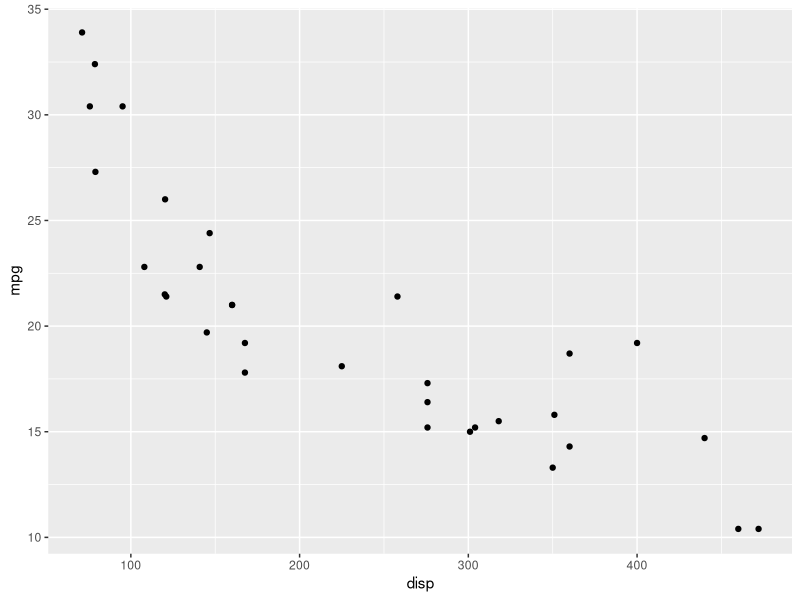
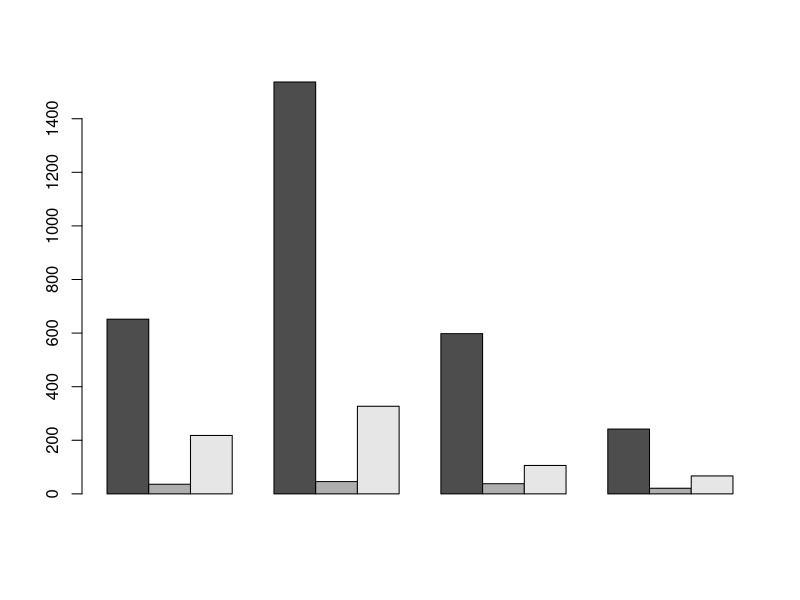

Generate these figures, in order, with R: (Note: this script raises an error after producing the figures.)
# Lista de Exercícios - Capítulo 4

# Obs: Caso tenha problemas com a acentuação, consulte este link:
# https://support.rstudio.com/hc/en-us/articles/200532197-Character-Encoding

# Configurando o diretório de trabalho
# Coloque entre aspas o diretório de trabalho que você está usando no seu computador
# Não use diretórios com espaço no nome
setwd("d:/Projetos/datascience/RFundamentos/Cap04")
getwd()

# Exercicio 1 - Crie uma função que receba os dois vetores abaixo como parâmetro, 
# converta-os em um dataframe e imprima no console
vec1 <- (10:13)
vec2 <- c("a", "b", "c", "d")
#------------------------------------------------------------------------------

myfunc <- function(a, b){
  df <- data.frame(cbind(a, b))
  print(df)
}

myfunc(vec1, vec2)


# Exercicio 2 - Crie uma matriz com 4 linhas e 4 colunas preenchida com 
# números inteiros e calcule a média de cada linha
#------------------------------------------------------------------------------

matriz <- matrix(1:16, nrow = 4, byrow = T)
matriz
apply(matriz, 1, mean)

# Exercicio 3 - Considere o dataframe abaixo. 
# Calcule a média por disciplina e depois calcule a média de apenas uma disciplina
escola <- data.frame(Aluno = c('Alan', 'Alice', 'Alana', 'Aline', 'Alex', 'Ajay'),
                     Matematica = c(90, 80, 85, 87, 56, 79),
                     Geografia = c(100, 78, 86, 90, 98, 67),
                     Quimica = c(76, 56, 89, 90, 100, 87))
#------------------------------------------------------------------------------

escola
apply(escola[,c(2,3,4)], 2, mean)

mean(escola$Matematica)
# OU
apply(escola[,c(2), drop=F], 2, mean)

# Exercicio 4 - Crie uma lista com 3 elementos, todos numéricos 
# e calcule a soma de todos os elementos da lista
#------------------------------------------------------------------------------

lista <- list(a = 1:3, b = 6:20, c = 2:10)
lista
do.call(sum, lista)

# Exercicio 5 - Transforme a lista anterior um vetor
#------------------------------------------------------------------------------

vetor <- unlist(lista)
vetor
typeof(vetor)
class(vetor)

# Exercicio 6 - Considere a string abaixo. Substitua a palavra "textos" por "frases"
str <- c("Expressoes", "regulares", "em linguagem R", 
         "permitem a busca de padroes", "e exploracao de textos",
         "podemos buscar padroes em digitos",
         "como por exemplo",
         "10992451280")
#------------------------------------------------------------------------------

novaStr <- gsub("textos", "frases", str)
novaStr

# Exercicio 7 - Usando o dataset mtcars, crie um gráfico com ggplot do tipo 
# scatter plot. Use as colunas disp e mpg nos eixos x e y respectivamente
#------------------------------------------------------------------------------

library(ggplot2)
head(mtcars)
ggplot(mtcars, aes(x = disp, y = mpg)) + 
  geom_point()

# Exercicio 8 - Considere a matriz abaixo.
# Crie um bar plot que represente os dados em barras individuais.
mat1 <- matrix(c(652,1537,598,242,36,46,38,21,218,327,106,67), nrow = 3, byrow = T)
#------------------------------------------------------------------------------

barplot(mat1, beside = T)
  
# Exercício 9 - Qual o erro do código abaixo?
data(diamonds)
ggplot(data = diamonds, aes(x = price, group = fill, fill = cut)) + 
  geom_density(adjust = 1.5)
#------------------------------------------------------------------------------

# >>>> fill não é uma variável, podemos usar 'cut' (mesmo do parâmetro fill)
head(diamonds)
ggplot(data = diamonds, aes(x = price, group = cut, fill = cut)) + 
  geom_density(adjust = 1.5)


# Exercício 10 - Qual o erro do código abaixo?
ggplot(mtcars, aes(x = as.factor(cyl), fill = as.factor(cyl))) + 
  geom_barplot() +
  labs(fill = "cyl")
#------------------------------------------------------------------------------

# >>>> geom_barplot() não existe, podemos usar 'geom_bar()'
head(mtcars)
ggplot(mtcars, aes(x = as.factor(cyl), fill = as.factor(cyl))) + 
  geom_bar() +
  labs(fill = "cyl")

